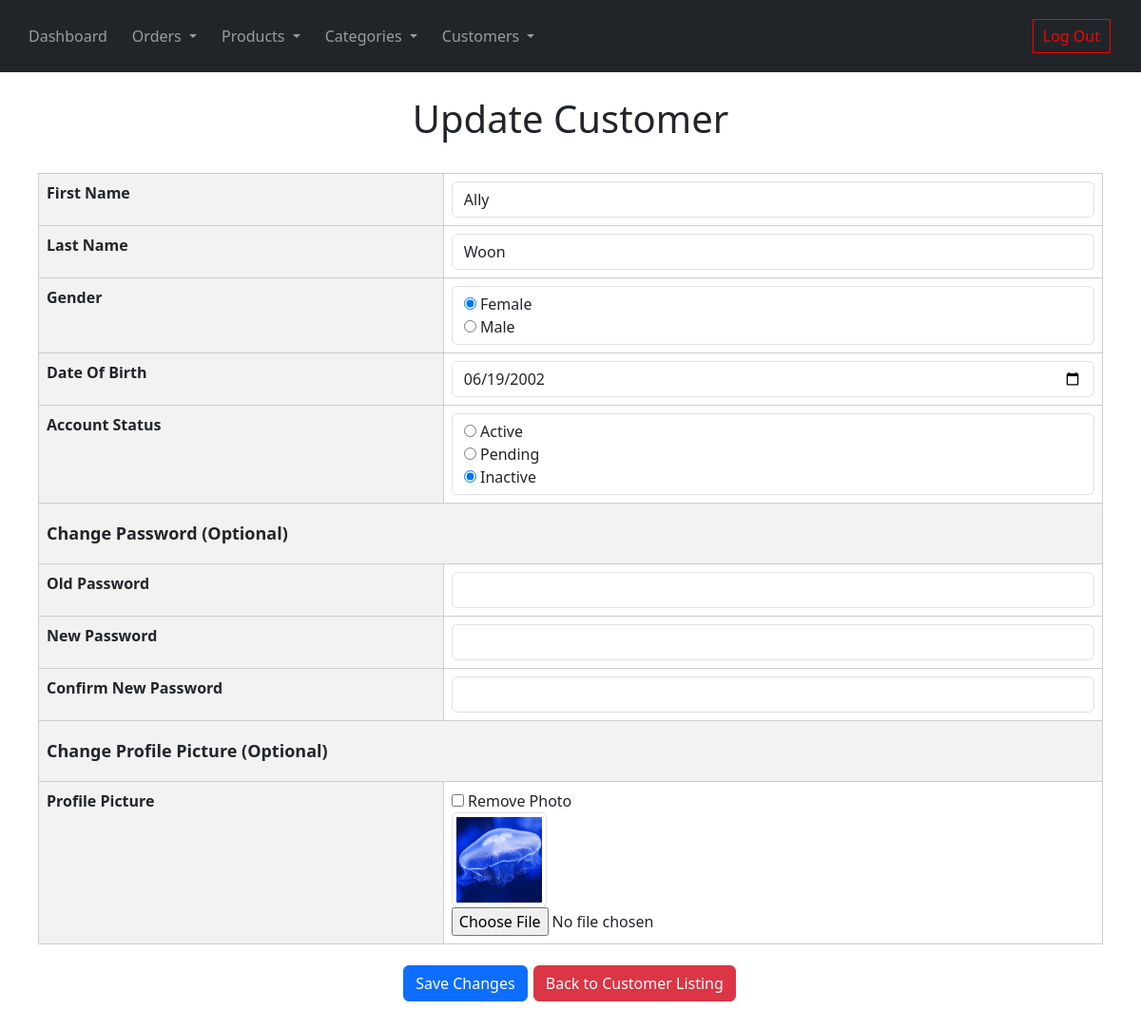
Screenshot of /customer_update.php?ID=2 (signed in) with the database file from the repository.
### tables this page shows
CREATE TABLE IF NOT EXISTS `customers` (
  `ID` int(11) NOT NULL AUTO_INCREMENT,
  `username` varchar(20) NOT NULL,
  `email` varchar(50) NOT NULL,
  `password` varchar(255) NOT NULL,
  `first_name` varchar(30) NOT NULL,
  `last_name` varchar(20) NOT NULL,
  `gender` enum('female','male') NOT NULL,
  `date_of_birth` date NOT NULL,
  `account_status` enum('active','pending','inactive') NOT NULL,
  `customer_image` text,
  `registration_date_time` datetime NOT NULL,
  PRIMARY KEY (`ID`),
  UNIQUE KEY `username` (`username`)
);

### customer_update.php (the view, shortened to what this page needs)
<!DOCTYPE HTML>
<html>
<head>
</head>
<body>
    <?php
    include 'navbar.php';
    ?>
    <div class="container">
        <div class="page-header">
            <h1>Update Customer</h1>
        </div>
        <?php
        $ID = isset($_GET['ID']) ? $_GET['ID'] : die('ERROR: Record ID not found.');
        include 'config/database.php';
        try {
            $query = "SELECT ID, username, email, password, first_name, last_name, gender, date_of_birth, registration_date_time, account_status, customer_image FROM customers WHERE ID = ? LIMIT 0,1";
            $stmt = $con->prepare($query);
            $stmt->bindParam(1, $ID);
            $stmt->execute();
            $row = $stmt->fetch(PDO::FETCH_ASSOC);
            $previousImage = $row['customer_image'];
            $first_name = $row['first_name'];
            $last_name = $row['last_name'];
            $gender = $row['gender'];
            $date_of_birth = $row['date_of_birth'];
            $account_status = $row['account_status'];
        }
        catch (PDOException $exception) {
            die('ERROR: ' . $exception->getMessage());
        }
        ?>
        <form action="<?php echo htmlspecialchars($_SERVER["PHP_SELF"] . "?ID={$ID}"); ?>" method="post"
            enctype="multipart/form-data">
            <div class='table-responsive table-mobile-responsive'>
                <table class='table table-hover table-responsive table-bordered'>
                    <tr>
                        <th>First Name</th>
                        <td><input type='text' name='first_name' class='form-control'
                                value="<?php echo htmlspecialchars($first_name, ENT_QUOTES); ?>" />
                        </td>
                    </tr>
                    <tr>
                        <th>Last Name</th>
                        <td><input type='text' name='last_name' class='form-control'
                                value="<?php echo htmlspecialchars($last_name, ENT_QUOTES); ?>" />
                        </td>
                    </tr>
                    <tr>
                        <th>Gender</th>
                        <td>
                            <div class="form-control">
                                <input type="radio" id="female" name="gender" value="female" <?php echo (isset($gender) && $gender == "female") ? "checked" : ''; ?>>
                                <label for="female">Female</label><br>
                                <input type="radio" id="male" name="gender" value="male" <?php echo (isset($gender) && $gender == "male") ? "checked" : ''; ?>>
                                <label for="male">Male</label>
                            </div>
                        </td>
                    </tr>
                    <tr>
                        <th>Date Of Birth</th>
                        <td><input type='date' name='date_of_birth' class='form-control'
                                value="<?php echo htmlspecialchars($date_of_birth, ENT_QUOTES); ?>" />
                        </td>
                    </tr>
                    <tr>
                        <th>Account Status</th>
                        <td>
                            <div class="form-control">
                                <input type="radio" id="active" name="account_status" value="active" <?php echo (isset($account_status) && $account_status == "active") ? "checked" : ''; ?>>
                                <label for="active">Active</label><br>
                                <input type="radio" id="pending" name="account_status" value="pending" <?php echo (isset($account_status) && $account_status == "pending") ? "checked" : ''; ?>>
                                <label for="pending">Pending</label><br>
                                <input type="radio" id="inactive" name="account_status" value="inactive" <?php echo (isset($account_status) && $account_status == "inactive") ? "checked" : ''; ?>>
                                <label for="inactive">Inactive</label>
                            </div>
                        </td>
                    </tr>
                    <tr>
                        <th colspan=2>
                            <div class=optional>Change Password (Optional)</div>
                        </th>
                    </tr>
                    <tr>
                        <th>Old Password</th>
                        <td><input type='password' name='old_password' class='form-control'
                                value="<?php echo isset($old_password) ? $old_password : ''; ?>"></textarea>
                        </td>
                    </tr>
                    <tr>
                        <th>New Password</th>
                        <td><input type='password' name='new_password' class='form-control'
                                value="<?php echo isset($new_password) ? $new_password : ''; ?>"></textarea>
                        </td>
                    </tr>
                    <tr>
                        <th>Confirm New Password</th>
                        <td><input type='password' name='confirm_password' class='form-control'></textarea>
                        </td>
                    </tr>
                    <tr>
                        <th colspan=2>
                            <div class=optional>Change Profile Picture (Optional)</div>
                        </th>
                    </tr>
                    <tr>
                        <th>Profile Picture</th>
                        <td>
                            <?php
                            $imageSource = !empty($previousImage) ? $previousImage : (!empty($target_file) ? $target_file : '');
                            if (!empty($previousImage) || !empty($target_file)) {
                                echo '<input type="checkbox" name="remove_photo" value="1" id="remove_photo" /> Remove Photo</label>
                        <br>';
                            }
                            $image = (!empty($previousImage) || !empty($target_file)) ? "<img src={$imageSource} class='img-thumbnail' width=100px height=100px/><br>" : '';
                            echo $image;
                            ?>
                            <input type="file" name="customer_image" />
                        </td>
                    </tr>
                </table>
                <div class="readOneBtn">
                    <input type='submit' value='Save Changes' class='btn btn-primary' />
                    <a href='customer_read.php' class='btn btn-danger'>Back to Customer Listing</a>
                </div>
        </form>
    </div>
</body>
</html>

### navbar.php (style rules this page uses)
.container { margin-bottom: 6%; padding: 0 10px; }
.page-header { margin: 15px 0px; text-align: center; padding: 10px; }
.table th, .table td { border: 1px solid #ccc; padding: 8px; }
.table th { background-color: #f2f2f2; }
.optional { font-size: 18px; margin: 10px 0; }
.readOneBtn { text-align: center; margin: 20px 0 35px 0; }
.readOneBtn btn, .readOneBtn a { margin: 2px; }

### rows the page displays
customers: first_name "Ally", last_name "Woon", gender "☑ Female", gender "☐ Male", date_of_birth "06/19/2002", account_status "☐ Active", account_status "☐ Pending", account_status "☑ Inactive", customer_image (picture)
